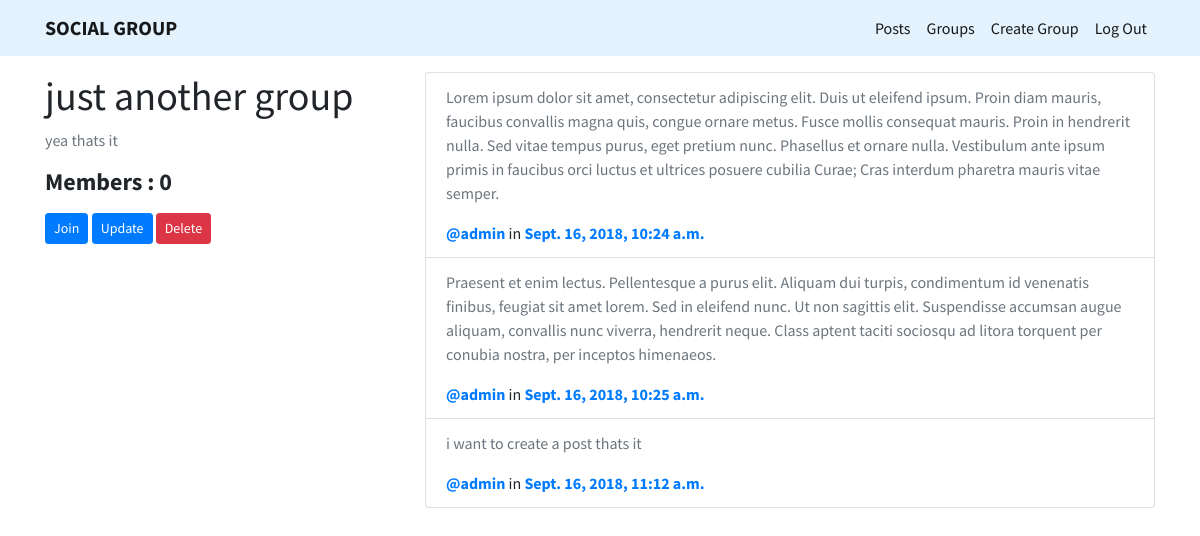
The app's page /groups/details/just-another-group/ (signed in) with its own data.
### groups/models.py (models this page shows, shortened)
class Group(models.Model):
    name = models.CharField(max_length=50)
    slug = models.SlugField(blank=True)
    description = models.TextField(blank=True, null=True)
    members = models.ManyToManyField(
        User, blank=True, related_name='members')
    class Meta:
        ordering = ['-pk', ]

### posts/models.py (models this page shows, shortened)
class Post(models.Model):
    user = models.ForeignKey(
        User, on_delete=models.CASCADE, related_name='user', default=current_user)
    created_at = models.DateTimeField(auto_now=True)
    message = models.TextField()
    group = models.ForeignKey(
        Group, on_delete=models.CASCADE, null=True, blank=True, related_name='posts')

### groups/views.py (the view)
# urls.py: path('details/<slug:slug>/', views.GroupDetailView.as_view(), name='detail'),
class GroupDetailView(DetailView):
    model = Group
    def get_context_data(self, **kwargs):
        context = super().get_context_data(**kwargs)
        post_list = Post.objects.filter(group=self.object)
        context['post_list'] = post_list
        context['is_there'] = self.object.members.all
        return context

### groups/templates/groups/group_detail.html
{% extends "groups/group_base.html" %}
{% block group_content %}
<div class="col-4">
    <h1>{{ group.name }}</h1>
    <p class="text-muted">{{ group.description }}</p>
    <h4><b>Members : {{ group.members.count }}</b></h4>
    {% if user.is_authenticated %}
    <div class="mt-3">
        {% for i in is_there %}
        {% if i.username == user.username %}
        <a href="" class="btn btn-sm btn-primary">Leave</a>
        {% endif %}
        {% empty %}
        <a href="" class="btn btn-sm btn-primary">Join</a>
        {% endfor %}
        <a href="{% url 'groups:update' group.pk %}" class="btn btn-sm btn-primary">Update</a>
        <a href="{% url 'groups:delete' group.slug %}" class="btn btn-sm btn-danger">Delete</a>
    </div>
    {% endif %}
</div>
<div class="col-8">
    <ul class="list-group">
        {% for post in post_list %}
        <li class="list-group-item">
            <p class="text-muted">
                {{ post.message }}
            </p>
            <b><a href="">@{{ post.user }}</a></b>
            in <b><a href="">{{ post.created_at }}</a></b>
        </li>
        {% empty %}
        <h3><b>No Posts yet!</b></h3>
        {% endfor %}
    </ul>
</div>
{% endblock group_content %}

### templates/base.html (style rules this page uses)
body { font-family: 'Source Sans Pro', sans-serif; }

### records on screen
Group: name "just another group", description "yea thats it", members.count "0"
Post: message "Lorem ipsum dolor sit amet, consectetur adipiscing elit. Duis ut eleifend ipsum. Proin diam mauris, faucibus convallis magna quis, congue ornare metus. Fusce mollis consequat mauris. Proin in hendrerit nulla. Sed vitae tempus purus, eget pretium nunc. Phasellus et ornare nulla. Vestibulum ante ipsum primis in faucibus orci luctus et ultrices posuere cubilia Curae; Cras interdum pharetra mauris vitae semper.", user "admin", created_at "Sept. 16, 2018, 10:24 a.m."
Post: message "Praesent et enim lectus. Pellentesque a purus elit. Aliquam dui turpis, condimentum id venenatis finibus, feugiat sit amet lorem. Sed in eleifend nunc. Ut non sagittis elit. Suspendisse accumsan augue aliquam, convallis nunc viverra, hendrerit neque. Class aptent taciti sociosqu ad litora torquent per conubia nostra, per inceptos himenaeos.", user "admin", created_at "Sept. 16, 2018, 10:25 a.m."
Post: message "i want to create a post thats it", user "admin", created_at "Sept. 16, 2018, 11:12 a.m."
